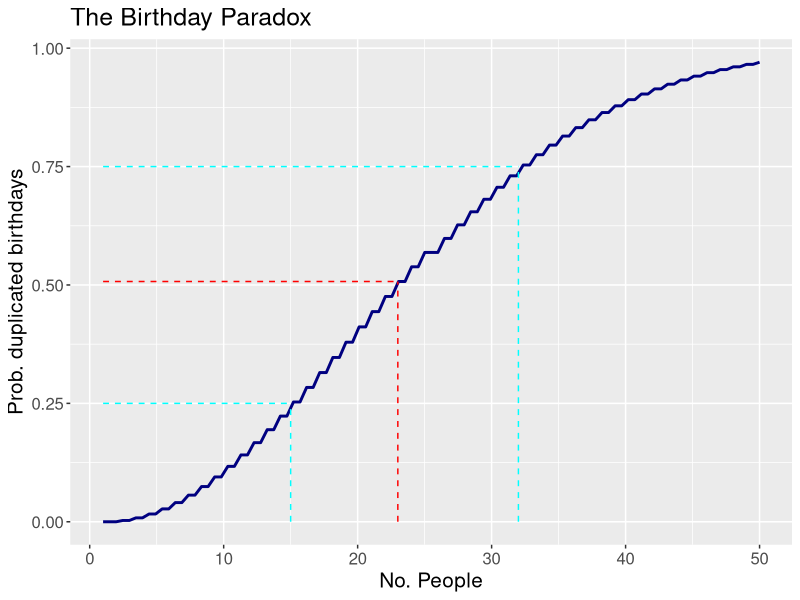

R code for this plot:
## ---- chunk 1
#| label: setup
#| include: FALSE 
knitr::opts_chunk$set(
  collapse = TRUE,
  comment = "#>",
  fig.path = "figures/birthday-paradox-"
)
library(ggplot2)
## ---- chunk 2
px <- (1 / 365)^23 * prod(365:343)
px

# probability of NOT all different
(1 - px)
## ---- chunk 3
#| label: prob-fun
# x = number of people (trials), can be vectorized
# dpy = days-per-year
prob_fun <- function(x, dpy = 365L) {
  x <- as.integer(x)
  vapply(x, function(.x) {
    v <- seq(dpy, dpy - .x + 1L)
    1 - (1 / dpy)^.x * prod(v)
  }, NA_real_, USE.NAMES = FALSE)
}
ppl <- 23
prob_fun(ppl)   # confirms the above
## ---- chunk 4
#| label: ggplot-prob-fun
base <- ggplot() + xlim(1, 50)
base +
  geom_function(fun = prob_fun, colour = "navy", linewidth = 1) +
  labs(title = "The Birthday Paradox", x = "No. People",
       y = "Prob. duplicated birthdays") +
  annotate("segment",
           x = c(ppl, 1), xend = rep(ppl, 2),
           y = c(0, prob_fun(ppl)), yend = rep(prob_fun(ppl), 2),
           linetype = "dashed", colour = "red"
  ) +
  annotate("segment",
           x = c(32, 1), xend = rep(32, 2),
           y = c(0, 0.75), yend = c(0.75, 0.75),
           linetype = "dashed", colour = "cyan"
  ) +
  annotate("segment",
           x = c(15, 1), xend = rep(15, 2),
           y = c(0, 0.25), yend = c(0.25, 0.25),
           linetype = "dashed", colour = "cyan"
  ) +
 theme(text = element_text(size = 15))
## ---- chunk 5
reps <- 10000
rsim <- withr::with_seed(101,              # set seed for reproducibility
  replicate(
    reps,                                  # nsims
    round(runif(ppl, min = 1, max = 365))) # n = 23; X ~ U(1, 365)
)
counts <- apply(rsim, 2, function(.x) table(.x))        # tabulate counts of duplicate wells
dupes  <- vapply(counts, function(.x) any(.x == 2), NA) # any (>1) duplicates present!
prob   <- mean(dupes)
prob
